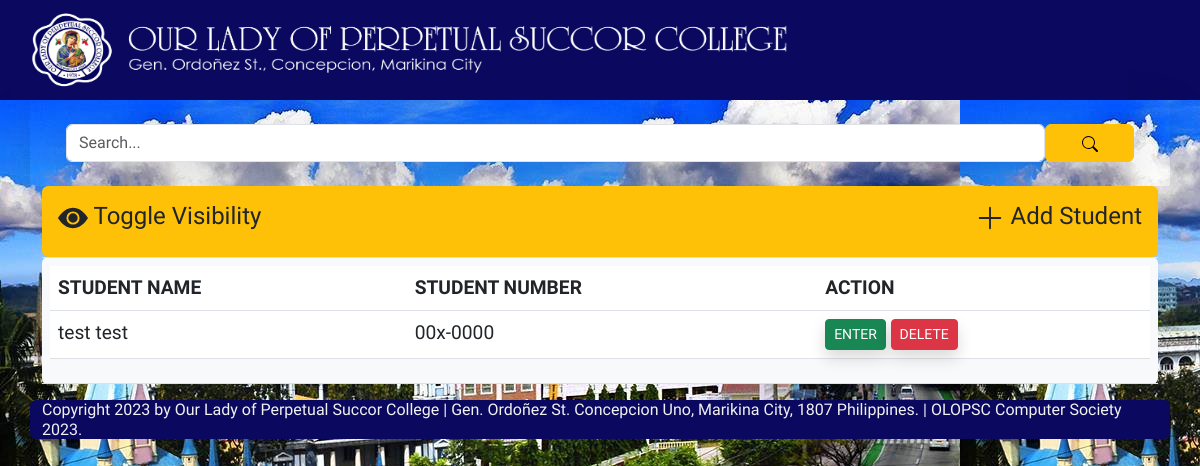
The page / on the database its author committed.
### base/models.py (models this page shows, shortened)
class Patient(models.Model):
    first_name = models.CharField(max_length=50, verbose_name="First name")
    last_name = models.CharField(max_length=50, verbose_name="Last name")
    middle_name = models.CharField(max_length=50, blank=True, verbose_name="Middle name")
    grade_year_level = models.CharField(max_length=50, null=True, blank=True, verbose_name="Grade/Year Level")
    section = models.CharField(max_length=50, null=True, blank=True, verbose_name="Section")
    MALE = 'M'
    FEMALE = 'F'
    CHOICES = (
        (MALE, 'Male'),
        (FEMALE, 'Female')
    )
    sex = models.CharField(choices=CHOICES, default=MALE, max_length=1, verbose_name="Sex")
    student_number = models.CharField(max_length=10, default='00x-0000', verbose_name="Student Number")
    age = models.CharField(max_length=20, null=True, verbose_name="Age")
    date_of_birth = models.CharField(max_length=50, verbose_name="Date of birth", null=True, blank=True)
    patient_address = models.CharField(max_length=100, verbose_name="Address")
    patient_contact = models.CharField(max_length=15, verbose_name="Telephone/Cellphone number", null=True, blank=True)
    guardian = models.CharField(max_length=50, blank=True, verbose_name="Guardian")
    guardian_address = models.CharField(max_length=100, blank=True, verbose_name="Guardian's address")
    guardian_telephone = models.CharField(max_length=15, blank=True, verbose_name="Guardian's Telephone/Cellphone number")
    created_at = models.DateTimeField(auto_now_add=True, null=True)
    updated_at = models.DateTimeField(auto_now=True, null=True)

### base/views.py (the view)
# urls.py: path('', views.home, name='home'),
def home(request):
    query = request.GET.get('q') or ''
    patients = Patient.objects.filter(  Q(first_name__icontains=query) |
                                        Q(last_name__icontains=query) |
                                        Q(student_number__icontains=query))
    if request.method == 'POST':
        delete_obj = list(request.POST.keys())[1]
        patient = Patient.objects.get(id=delete_obj)
        patient.delete()
        return redirect('home')
    return render(request, 'base/home.html', {'patients':patients})

### base/templates/base/home.html (shortened to what this page needs)
{% extends 'base/base.html'%}
{% block content %}
<div class="container shadow-lg">
    <form action="{{request.path}}" method="GET" class="text-center p-4">
        <div class="shadow-lg" style="display: flex; font-size: x-large;">
            <input type="text" class="form-control" name="q" placeholder="Search...">
            <button type="submit" class="btn btn-warning col-1"></button>
        </div>
    </form>
</div>
<div class="container opacity-54">
    <table class="table rounded">
    <tr>
        <td class="bg-warning p-3 rounded">
         <a class="text-dark" onclick="toggle('hide')" style="text-decoration: none;"><h4>
            <svg xmlns="http://www.w3.org/2000/svg" width="30" height="30" fill="currentColor" class="bi bi-eye-fill" viewBox="0 0 16 16">
            <path d="M10.5 8a2.5 2.5 0 1 1-5 0 2.5 2.5 0 0 1 5 0z"/>
            <path d="M0 8s3-5.5 8-5.5S16 8 16 8s-3 5.5-8 5.5S0 8 0 8zm8 3.5a3.5 3.5 0 1 0 0-7 3.5 3.5 0 0 0 0 7z"/>
          </svg> Toggle Visibility <a href="{% url 'patient-form' %}" class="text-dark" style="text-decoration: none; float: right;"> <svg xmlns="http://www.w3.org/2000/svg" width="30" height="30" fill="currentColor" class="bi bi-plus-lg" viewBox="0 0 16 16">
            <path fill-rule="evenodd" d="M8 2a.5.5 0 0 1 .5.5v5h5a.5.5 0 0 1 0 1h-5v5a.5.5 0 0 1-1 0v-5h-5a.5.5 0 0 1 0-1h5v-5A.5.5 0 0 1 8 2Z"/>
          </svg> Add Student</a></h4></a>
        </div>
    <tr>
        <td class="table-light rounded">
            <div id="hide">
                <table class="table table-hover rounded" >
                    <thead>
                        <tr>
                            <th>STUDENT NAME</th>
                            <th>STUDENT NUMBER</th>
                            <th>ACTION</th>
                        </tr>
                    </thead>
        {% for patient in patients %}
                    <tr>
                        <td>{{ patient.first_name }} {{patient.last_name}} </td>
                        <td>{{ patient.student_number }}</td>
                        <td class="">
                            <form method="POST"  onSubmit="return confirm('Are you sure to delete? {{patient.first_name}} {{patient.last_name}}');">
                                <a class="btn btn-sm btn-success shadow"  href="{% url 'patient-details' patient.id %}">ENTER</a>
                                <input class="btn btn-sm btn-danger shadow" type="submit" name="{{patient.id}}" value="DELETE">
                            </form>
                        </td>
                    </tr>
        {% endfor %}
                </table>
            </div>
        </td>
    </tr>
{% endblock %}

### rows shown on the page
Patient: first_name "test", last_name "test", student_number "00x-0000"
